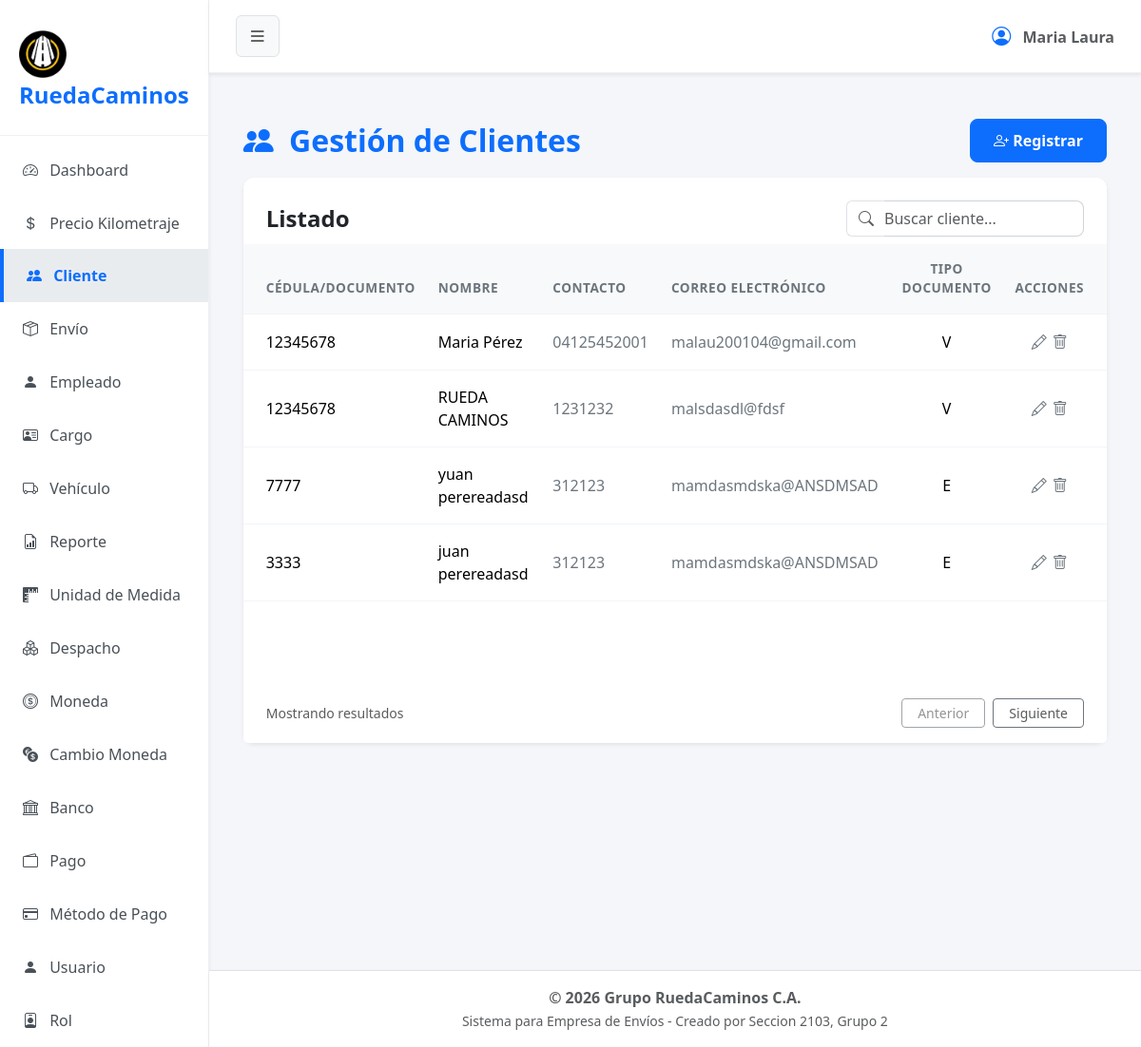
Before: /?url=cliente with the older database file.
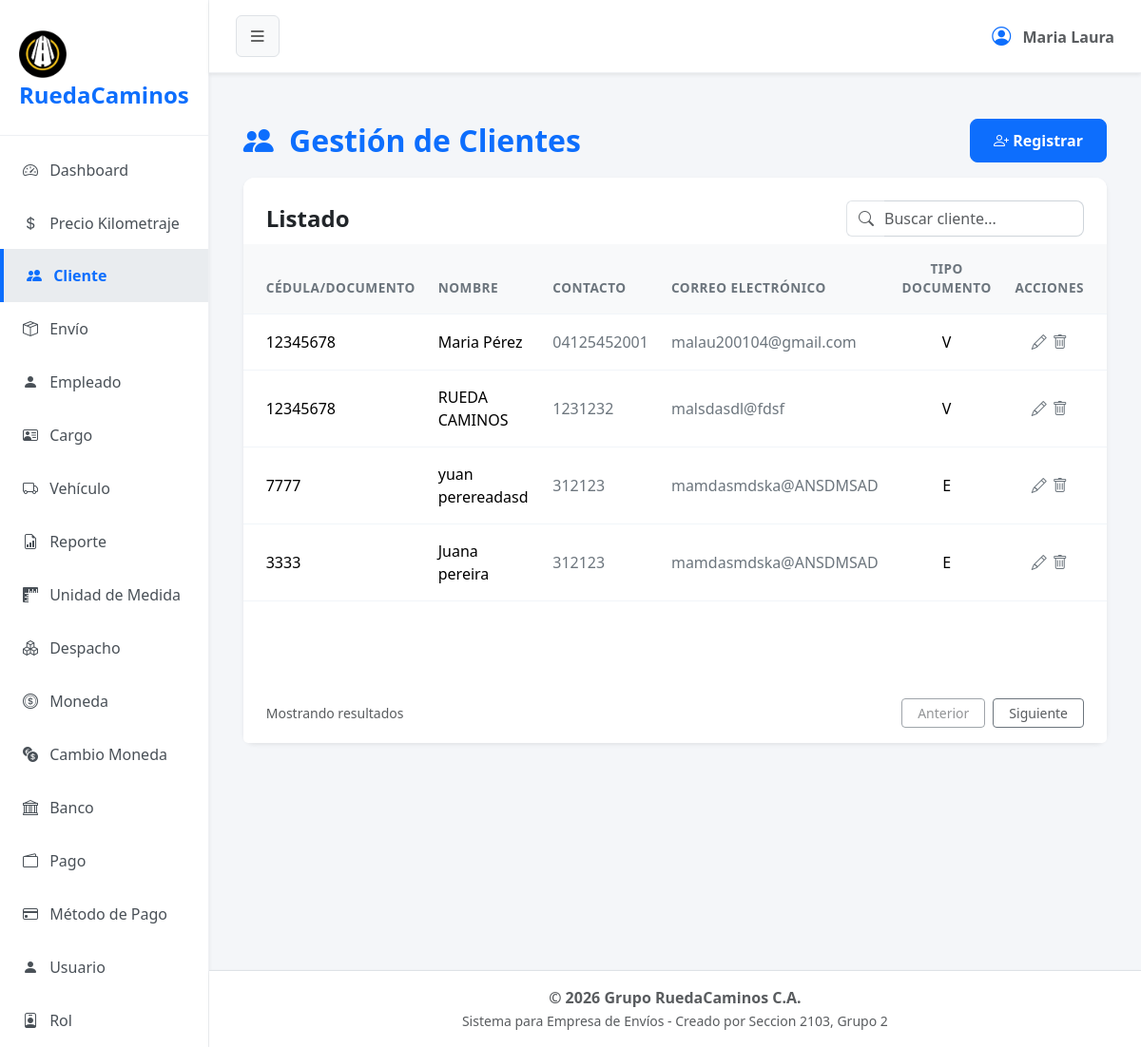
After: the same page with the newer database file.
### tables this page shows
CREATE TABLE `cliente` (
  `cod_cliente` int(10) NOT NULL,
  `doc_identidad` int(10) NOT NULL COMMENT 'puede ser el rif,cedula,etc',
  `razon_social` varchar(30) NOT NULL,
  `apellido` varchar(20) DEFAULT NULL,
  `telefono` varchar(11) NOT NULL,
  `email` varchar(80) DEFAULT NULL,
  `tipo_documento` varchar(1) NOT NULL COMMENT 'v=venezolano,j=juridico, e=extranjero, g=gubernamental',
  `estado` tinyint(1) NOT NULL
);

### app/controller/clienteController.php (called while the page is built, shortened)
<?php
$cliente = new Cliente();
$registros = $cliente->obt_RegistrosClientes();
include 'app/view/layout/header.php';
include 'app/view/cliente/clienteView.php';
include 'app/view/layout/footer.php';

### index.php (called while the page is built, shortened)
<?php
    $frontController = new FrontController();
?>

### app/config/Conexion.php (called while the page is built, shortened)
<?php
abstract class Conexion
{
    public $host = "localhost";
    public $namedb = "grupo_ruedacaminos";
    public $userdb = "root";
    public $passwd = "";
    public function __construct()
    {
        $this->conexion = $this->getConnection();
    }
    public function getConnection(): PDO
    {
        try {
            $dsn = "mysql:host=" . $this->host . ";dbname=" . $this->namedb . ";charset=utf8";
            $conexion = new PDO($dsn, $this->userdb, $this->passwd);
            $conexion->setAttribute(PDO::ATTR_ERRMODE, PDO::ERRMODE_EXCEPTION);
        } catch (PDOException $error) {
            die('No se pudo conectar a la base de datos, error:' . $error->getMessage());
        }
        return $conexion;
    }
}

### app/model/Cliente.php (called while the page is built, shortened)
<?php
class Cliente extends Conexion
{
    public function obt_RegistrosClientes()
    {
        try {
            $sentencia = "SELECT * FROM cliente WHERE estado = 1";
            $select = $this->conexion->prepare($sentencia);
            $select->execute();
            return $select->fetchAll(\PDO::FETCH_ASSOC);
        } catch (\PDOException $e) {
            return [];
        }
    }
}

### app/view/cliente/componentes/tabla.php (the view, shortened to what this page needs)
<div class="card-body p-0">
    <div class="table-responsive">
        <table class="table table-hover align-middle mb-0">
            <thead class="table-light table-header-custom">
                <tr>
                    <th class="ps-4">CÉDULA/DOCUMENTO</th>
                    <th>NOMBRE</th>
                    <th>CONTACTO</th>
                    <th>CORREO ELECTRÓNICO</th>
                    <th class="text-center">TIPO DOCUMENTO</th>
                    <th class="pe-4 text-center">ACCIONES</th>
                </tr>
            </thead>
            <tbody>
                <?php foreach ($registros as $dato): ?>
                    <tr>
                        <td class="ps-4 fw-medium"><?= $dato['doc_identidad'] ?></td>
                        <td>
                            <span class="fw-medium"><?php echo $dato['razon_social'] . ' ' . $dato['apellido'] ?></span>
                        </td>
                        <td class="text-secondary"><?= $dato['telefono'] ?></td>
                        <td class="text-secondary"><?= $dato['email'] ?></td>
                        <td class="text-center"><?= $dato['tipo_documento'] ?></td>
                        <td class="pe-4 text-center">
                            <button type="button" class="btn btn-link text-secondary p-0 m-0 align-baseline" title="Editar" data-bs-toggle="modal"
                                <?php if ($dato['tipo_documento'] == 'J' || $dato['tipo_documento'] == 'P' || $dato['tipo_documento'] == 'G') {
                                    echo ' data-bs-target="#editClienteJuridico"';
                                } else if ($dato['tipo_documento'] == 'V' || $dato['tipo_documento'] == 'E') {
                                    echo ' data-bs-target="#editClienteNatural"';
                                }
                                ?>
                                datos-cod-cliente="<?php echo $dato['cod_cliente']; ?>"
                                datos-doc-identidad="<?php echo $dato['doc_identidad']; ?>"
                                datos-razon-social="<?php echo $dato['razon_social']; ?>"
                                datos-apellido="<?php echo $dato['apellido']; ?>"
                                datos-telefono="<?php echo $dato['telefono']; ?>"
                                datos-email="<?php echo $dato['email']; ?>"
                                datos-tipo-documento="<?php echo $dato['tipo_documento']; ?>">
                                <i class="bi bi-pencil"></i>
                            </button>
                            <form action="?url=cliente" method="POST" style="display: inline;">
                                <fieldset style="display: inline;">
                                    <button type="submit" name="tipoSolicitud" value="eliminar" class="btn btn-link text-secondary p-0 m-0 align-baseline" title="Eliminar" onclick="return confirm('¿Está seguro de eliminar este cliente?');">
                                        <i class="bi bi-trash"></i>
                                    </button>
                                </fieldset>
                            </form>
                        </td>
                    </tr>
                <?php endforeach; ?>
            </tbody>
        </table>
    </div>
</div>

Changed rows visible on the page:
changed cliente: razon_social "juan" → "Juana"; apellido "perereadasd" → "pereira"
